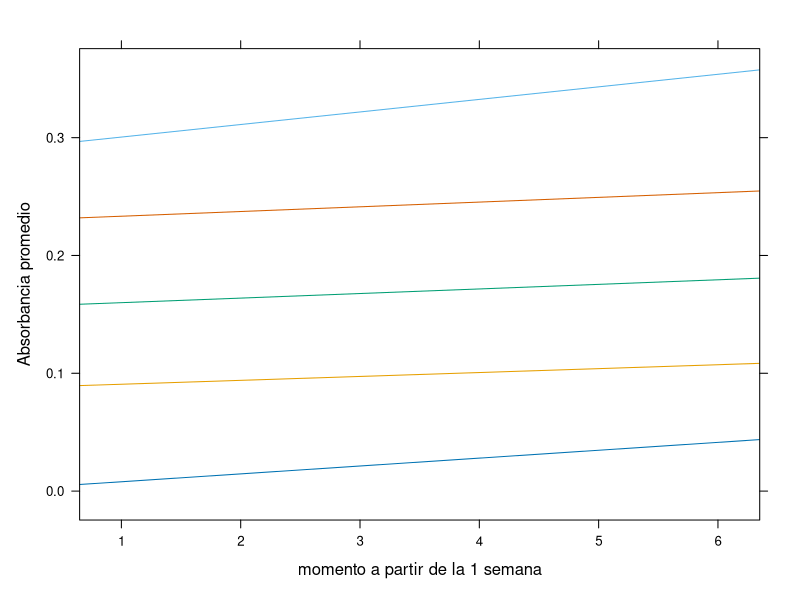
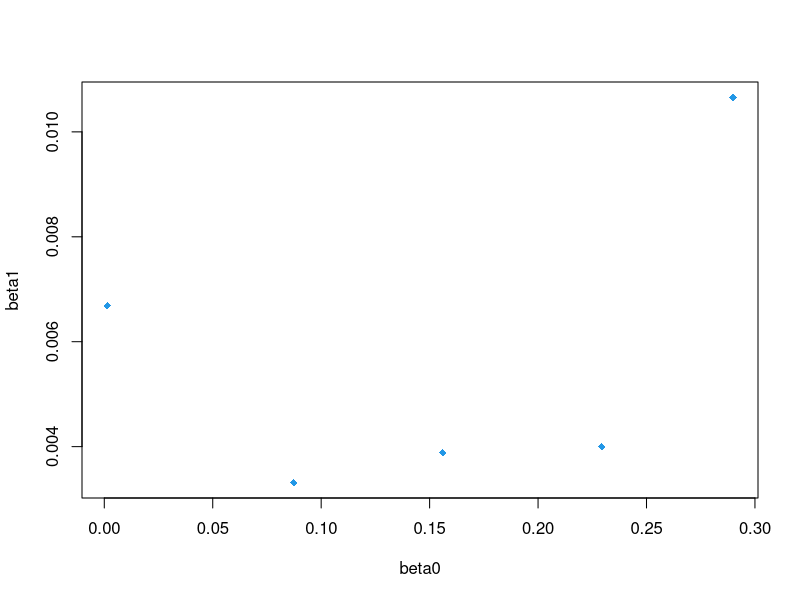
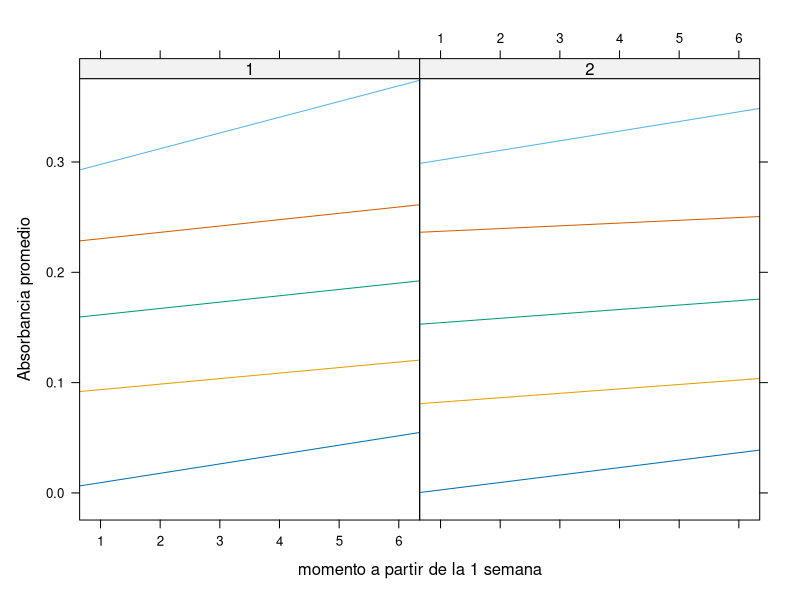
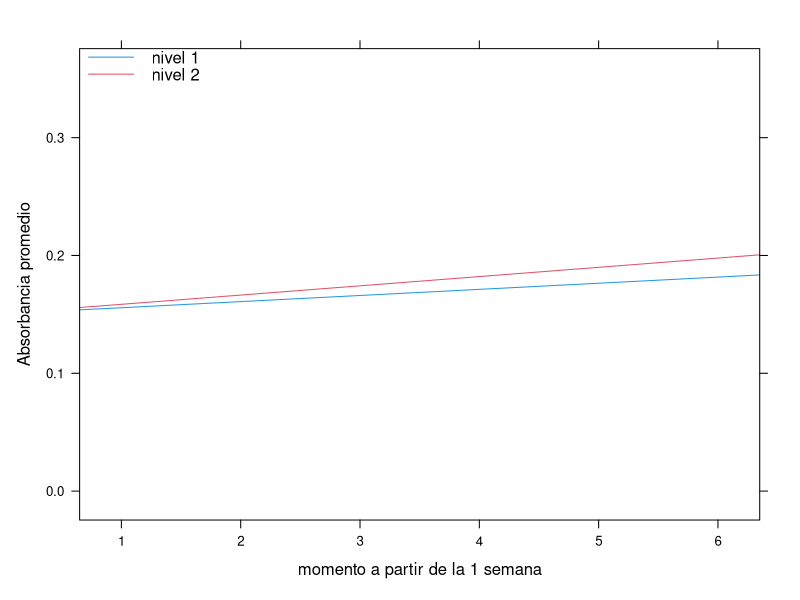

The R script that drew these images, in order:
## ---- chunk 1
base <- read.csv("datos.csv")
base <- base[,-c(9:11)]
base <- base[-c(31:38),]
base$objeto <- factor(base$objeto)
base$semana <- factor(base$semana)
base$momento <- as.numeric(base$momento)
base$niv_concentracion <- factor(base$niv_concentracion)
str(base)
## ---- chunk 2
library(lattice)

beta0=beta1=c()
length(table(base$objeto))


obj = as.numeric(base$objeto)

for(i in 1:length(table(base$objeto))){
   mod=lm(absorbancia~momento,base[obj==i,])
   beta0[i]=mod$coef[1]
   beta1[i]=mod$coef[2]
}

# se crea el grafico
xyplot(absorbancia~momento,group=objeto,pch=18,
xlab="momento a partir de la 1 semana",
ylab="Absorbancia promedio",type="r",data = base)

plot(beta0,beta1,pch=18, col=4)
cor(beta0,beta1)
## ---- chunk 3
xyplot(absorbancia~momento|niv_concentracion,group=objeto,pch=18,
xlab="momento a partir de la 1 semana",
ylab="Absorbancia promedio",type=c("r"), data = base)

xyplot(absorbancia~momento,group=niv_concentracion,col=c(2,4),
xlab="momento a partir de la 1 semana",
ylab="Absorbancia promedio",type="r",
key=list(corner=c(0,1),lines=list(col=c(4,2),lty=1),
text=list(c("nivel 1","nivel 2"))), data = base)
## ---- chunk 4
library(lme4)
options(contrasts=c("contr.sum","contr.poly")) # esto es para hacerlo suma nula
mod1=lmer(absorbancia~momento*niv_concentracion+(1+momento|objeto),REML=F, data = base)
mod2=lmer(absorbancia~momento*niv_concentracion+(1|objeto)+(0+momento|objeto),REML=F, data = base)
anova(mod1,mod2)

## ---- chunk 5
mod3 = lmer(absorbancia~momento*niv_concentracion+(1|objeto), REML = F, data = base)
anova(mod3,mod2)
## ---- chunk 6
mod4 = lmer(absorbancia~momento+niv_concentracion+(1|objeto), REML = F, data = base)
anova(mod4,mod3)
## ---- chunk 7
summary(mod4)$coef
